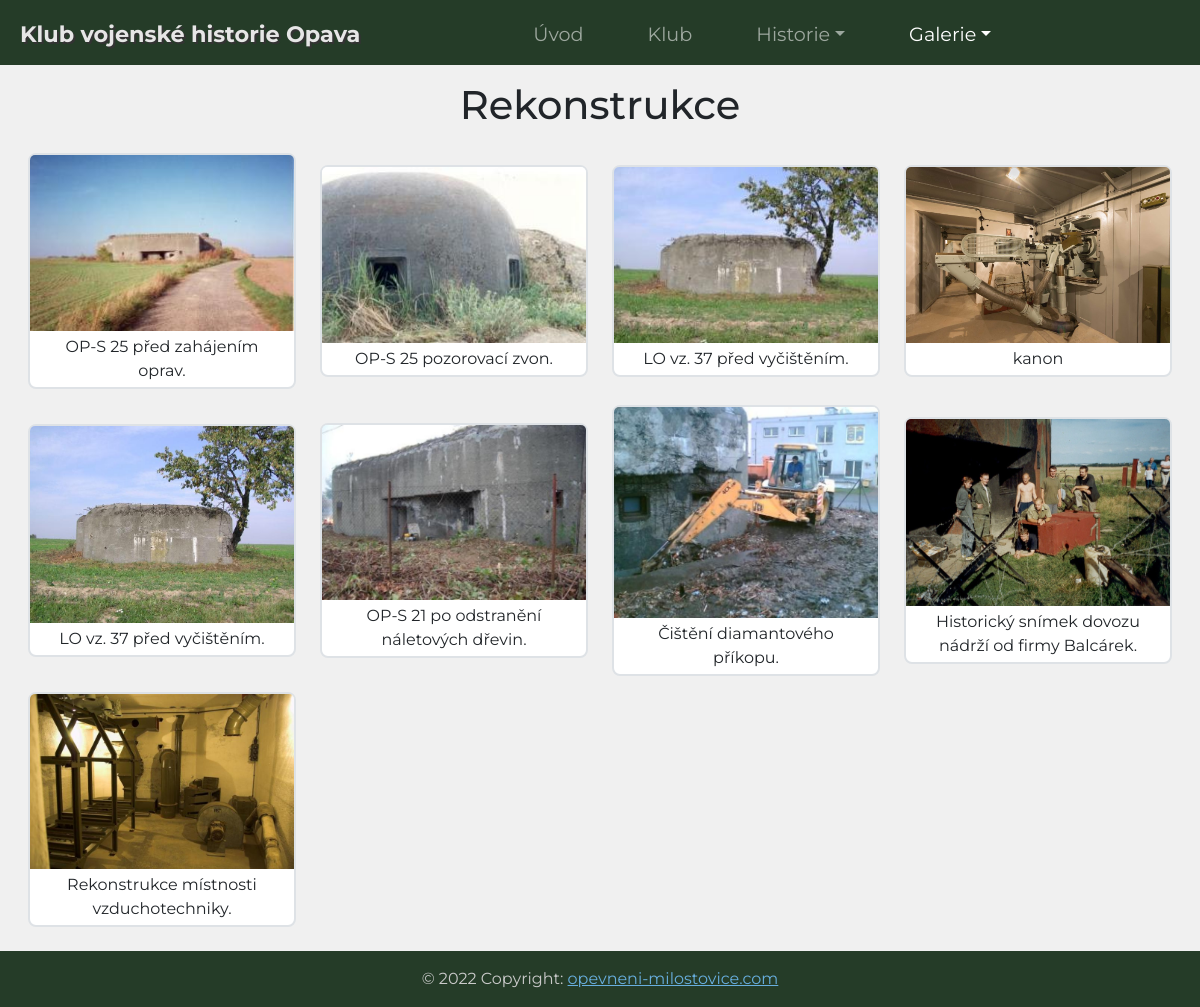
The page /galerie/Rekonstrukce on the database its author committed.
### website/models.py (models this page shows, shortened)
class Gallery(models.Model):
    name = models.CharField(max_length=100, null=False, blank=False)
    description = models.TextField(default="")

class Gallery_image(models.Model):
    gallery = models.ForeignKey(Gallery, on_delete=models.CASCADE)
    image = models.ImageField()
    description = models.CharField(max_length=100, blank=True)

### website/views.py (the view)
# urls.py: path('galerie/<str:url>', views.Galerie),
def Galerie(request, url):
    Increment_visitor_counter('galerie')
    galleries = Gallery.objects.all()
    contains = False
    for gallery in galleries:
        if url == gallery.name or url == gallery.name.lower():
            curr_galerry_name = gallery.name
            contains = True
            break
    if contains == False:
        message = 'Galerie ' + url + ' na našem webu neexistuje, zkuste to znovu.'
        return render(request, "error.html", {'message': message})
    gallery = Gallery.objects.get(name=curr_galerry_name)
    gallery_images = gallery.gallery_image_set.all()
    context = {'gallery_name': gallery.name, 'gallery_images': gallery_images, 'galleries': galleries}
    return render(request, "gallery.html", context)

### website/views.py (called while the page is built)
def Increment_visitor_counter(viewname):
    visitor_counter = Visitor_counter.objects.all().get(name=viewname)
    visitor_counter.count += 1
    visitor_counter.save()

### website/templates/gallery.html (shortened to what this page needs)
{% extends 'base.html' %}
{% block galleryactive %}active{% endblock galleryactive %}
{% block content %}
<div class="container-fluid text-center">
    <h1 class="my-3">{{gallery_name}}</h1>
    <div class="row row-cols-1 row-cols-xl-4 row-cols-lg-3 row-cols-md-2 m-1 mb-3">
        {% for img in gallery_images %}
        <div style="margin-top: auto; margin-bottom: auto;">
            <div class="col my-2">
                <div class="card h-0 border border-2 rounded-3">
                    <a href="{{gallery_name}}/{{img.image.name}}">
                        <img src="{{img.image.url}}" class="card-img-top">
                    </a>
                    <div class="card-body my-0 py-1">
                        <p class="card-text">{{img.description}}</p>
                    </div>
                </div>
            </div>
        </div>
        {% endfor %}
    </div>
</div>
{% endblock %}

### website/templates/base.html (shortened to what this page needs)
<!doctype html>
<html lang="cs">
  <head>
    <link href="https://cdn.jsdelivr.net/npm/bootstrap@5.2.0-beta1/dist/css/bootstrap.min.css" rel="stylesheet">
  </head>
  <body class="d-flex flex-column min-vh-100" style="background-color:rgb(240, 240, 240);">
    <nav class="navbar navbar-expand-lg navbar-dark" style="background-color: rgb(37, 60, 40)">
      <div class="container-fluid ms-2 mt-1">
        <b class="brand">Klub vojenské historie Opava</b>
        <div class="collapse navbar-collapse justify-content-center" style="font-size:1.2em;" id="navbarSupportedContent">
          <ul class="navbar-nav me-5 mb-lg-0 ">
            <li class="nav-item mx-4">
              <a class="nav-link {% if "/" == request.path %} active {% endif %}" aria-current="page" href="/">Úvod</a>
            </li>
            <li class="nav-item mx-4">
              <a class="nav-link {% if "klub" in request.path %} active {% endif %}" aria-current="page" href="/klub">Klub</a>
            </li>
            <li class="nav-item dropdown mx-4">
              <a class="nav-link dropdown-toggle" href="#" id="navbarDropdown" role="button" data-bs-toggle="dropdown" aria-expanded="false">Historie</a>
            </li>
            <li class="nav-item dropdown ms-4">
              <a class="nav-link {% block galleryactive %}{% endblock galleryactive %} dropdown-toggle" href="#" id="navbarDropdown" role="button" data-bs-toggle="dropdown" aria-expanded="false">Galerie</a>
            </li>
          </ul>
        </div>
      </div>
    </nav>
    <div class="text-dark" id="content", name="content">
      {% block content %} {% endblock %}
    </div>
    <footer class="bg-light text-lg-start mt-auto" style="color:rgb(202, 202, 202)">
      <div class="text-center p-3" style="background-color: rgb(37, 60, 40);">
        © 2022 Copyright:
        <a style="color:rgb(104, 175, 223)" href="https://www.opevneni-milostovice.com/">opevneni-milostovice.com</a>
      </div>
    </footer>
  </body>
</html>

### website/templates/base.html (style rules this page uses)
body { font-family: 'Montserrat', sans-serif !important; background-color: green; }
@media (min-width: 0px) { .brand { font-size:1.2rem; text-shadow: 2px 2px #333333; color:rgb(230, 230, 230); } }
@media (min-width: 992px) { .brand { font-size:1.4rem; } }

### rows shown on the page
Gallery: name "Rekonstrukce"
Gallery_image: image (picture), description "OP-S 25 před zahájením oprav."
Gallery_image: image (picture), description "OP-S 25 pozorovací zvon."
Gallery_image: image (picture), description "LO vz. 37 před vyčištěním."
Gallery_image: image (picture), description "kanon"
Gallery_image: image (picture), description "LO vz. 37 před vyčištěním."
Gallery_image: image (picture), description "OP-S 21 po odstranění náletových dřevin."
Gallery_image: image (picture), description "Čištění diamantového příkopu."
Gallery_image: image (picture), description "Historický snímek dovozu nádrží od firmy Balcárek."
Gallery_image: image (picture), description "Rekonstrukce místnosti vzduchotechniky."
